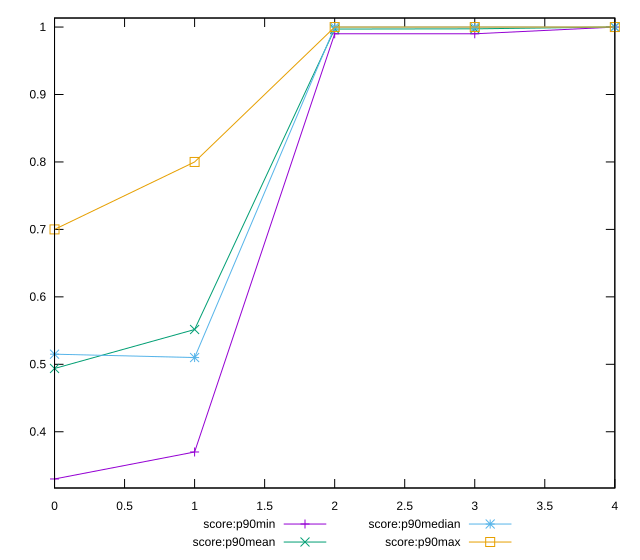

Write the gnuplot code that produced this figure.
reset

$scoreP90Min <<EOF
0 0.33
1 0.37
2 0.99
3 0.99
4 1
EOF

$scoreP90Mean <<EOF
0 0.49382978723404275
1 0.5515957446808508
2 0.9970212765957445
3 0.9973404255319146
4 1
EOF

$scoreP90Median <<EOF
0 0.515
1 0.51
2 1
3 1
4 1
EOF

$scoreP90Max <<EOF
0 0.7
1 0.8
2 1
3 1
4 1
EOF

set key outside below
set xrange [0:4]
set yrange [0.3166:1.0134]
set trange [0.3166:1.0134]
set terminal svg size 640, 560 enhanced background rgb 'white'
set output "report_00017_2021-02-10T15-08-03.406Z/speed-index/progression/score.svg"

plot $scoreP90Min title "score:p90min" with linespoints, \
     $scoreP90Mean title "score:p90mean" with linespoints, \
     $scoreP90Median title "score:p90median" with linespoints, \
     $scoreP90Max title "score:p90max" with linespoints

reset
